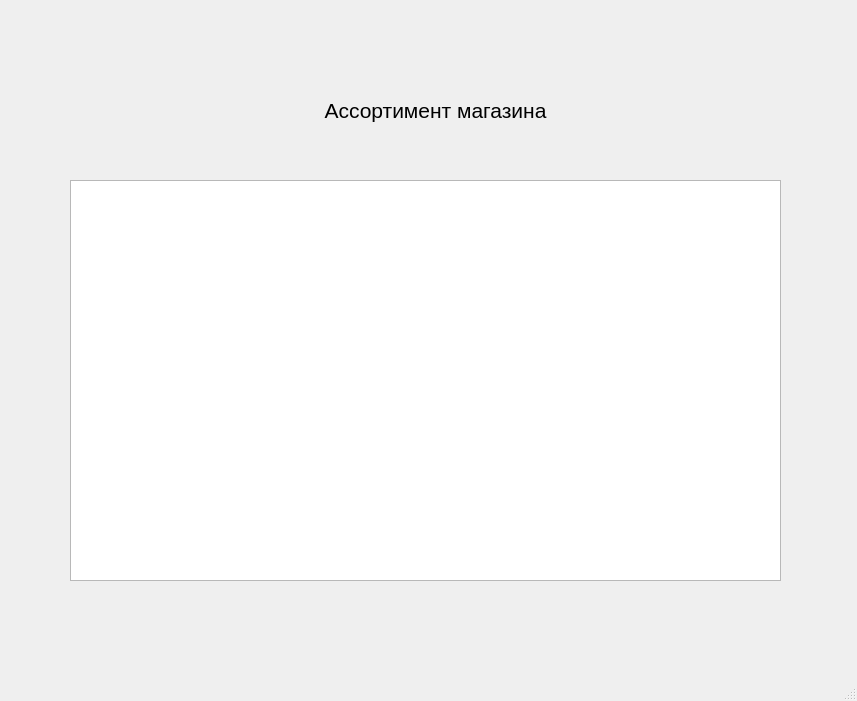
<?xml version="1.0" encoding="UTF-8"?>
<ui version="4.0">
 <class>MainWindow</class>
 <widget class="QMainWindow" name="MainWindow">
  <property name="geometry">
   <rect>
    <x>0</x>
    <y>0</y>
    <width>857</width>
    <height>701</height>
   </rect>
  </property>
  <property name="windowTitle">
   <string>MainWindow</string>
  </property>
  <widget class="QWidget" name="centralwidget">
   <widget class="QTableWidget" name="tableWidget">
    <property name="geometry">
     <rect>
      <x>70</x>
      <y>180</y>
      <width>711</width>
      <height>401</height>
     </rect>
    </property>
   </widget>
   <widget class="QLabel" name="label">
    <property name="geometry">
     <rect>
      <x>280</x>
      <y>80</y>
      <width>311</width>
      <height>61</height>
     </rect>
    </property>
    <property name="text">
     <string>&lt;html&gt;&lt;head/&gt;&lt;body&gt;&lt;p align=&quot;center&quot;&gt;&lt;span style=&quot; font-size:16pt;&quot;&gt;Ассортимент магазина&lt;/span&gt;&lt;/p&gt;&lt;/body&gt;&lt;/html&gt;</string>
    </property>
   </widget>
  </widget>
  <widget class="QMenuBar" name="menubar">
   <property name="geometry">
    <rect>
     <x>0</x>
     <y>0</y>
     <width>857</width>
     <height>21</height>
    </rect>
   </property>
  </widget>
  <widget class="QStatusBar" name="statusbar"/>
 </widget>
 <resources/>
 <connections/>
</ui>
